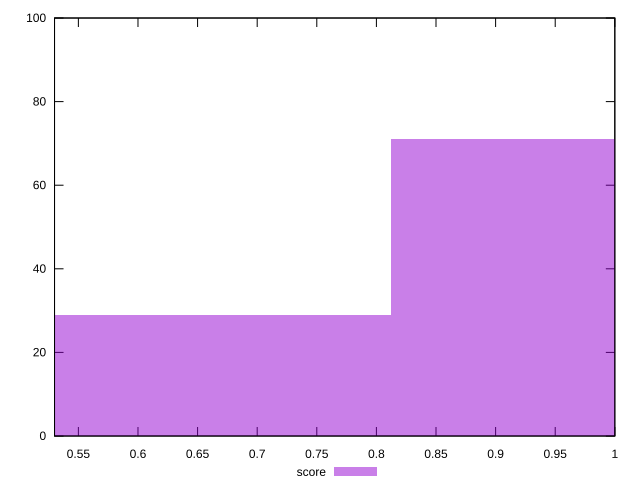

Write gnuplot code to recreate this figure.
reset

$score <<EOF
0.9750243711340083 71
0.6500162474226722 29
EOF

set key outside below
set boxwidth 0.3250081237113361
set xrange [0.53:1]
set yrange [0:100]
set trange [0:100]
set style fill transparent solid 0.5 noborder
set terminal svg size 640, 490 enhanced background rgb 'white'
set output "report/report_00029_2021-02-24T13-36-40.390Z/first-cpu-idle/samples/music/score/histogram.svg"

plot $score title "score" with boxes

reset
